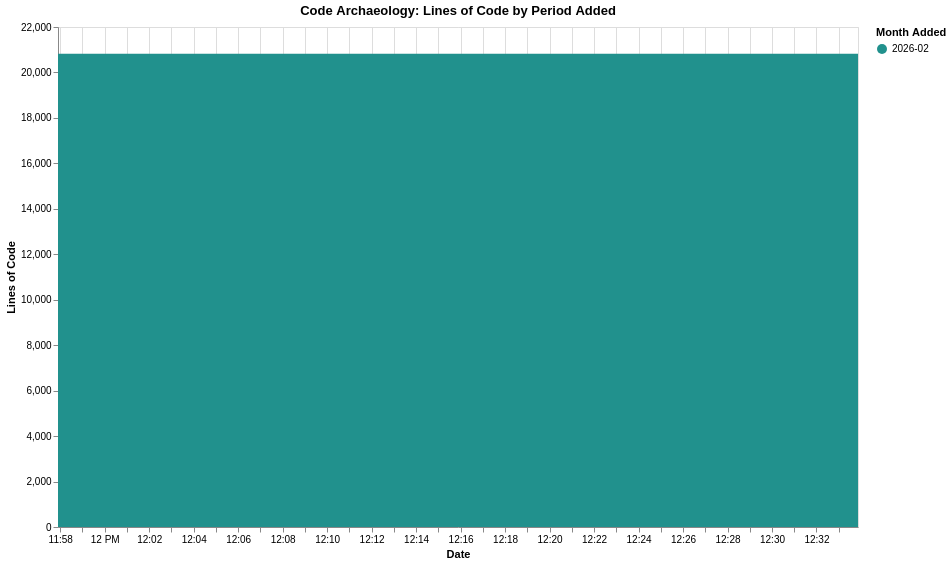

The specification (Vega-Lite) saved for this image:
### Vega-Lite specification from a JSON file in a GitHub repository (floating-point values rounded to 4 significant figures)
{"$schema": "https://vega.github.io/schema/vega-lite/v6.1.0.json", "config": {"view": {"continuousHeight": 300, "continuousWidth": 300}}, "data": {"name": "data-99009f76923c1b56d866632007ae8c61"}, "datasets": {"data-99009f76923c1b56d866632007ae8c61": [{"commit_date": "2026-02-27T11:57:54", "line_count": 20825, "period": "2026-02"}, {"commit_date": "2026-02-27T11:58:28", "line_count": 20825, "period": "2026-02"}, {"commit_date": "2026-02-27T12:32:36", "line_count": 20825, "period": "2026-02"}, {"commit_date": "2026-02-27T12:33:52", "line_count": 20824, "period": "2026-02"}]}, "encoding": {"color": {"field": "period", "scale": {"scheme": "viridis"}, "title": "Month Added", "type": "ordinal"}, "order": {"field": "period", "sort": "ascending", "type": "ordinal"}, "tooltip": [{"field": "commit_date", "type": "temporal"}, {"field": "period", "type": "ordinal"}, {"field": "line_count", "type": "quantitative"}], "x": {"field": "commit_date", "title": "Date", "type": "temporal"}, "y": {"field": "line_count", "title": "Lines of Code", "type": "quantitative"}}, "height": 500, "mark": {"type": "area"}, "title": "Code Archaeology: Lines of Code by Period Added", "width": 800}
